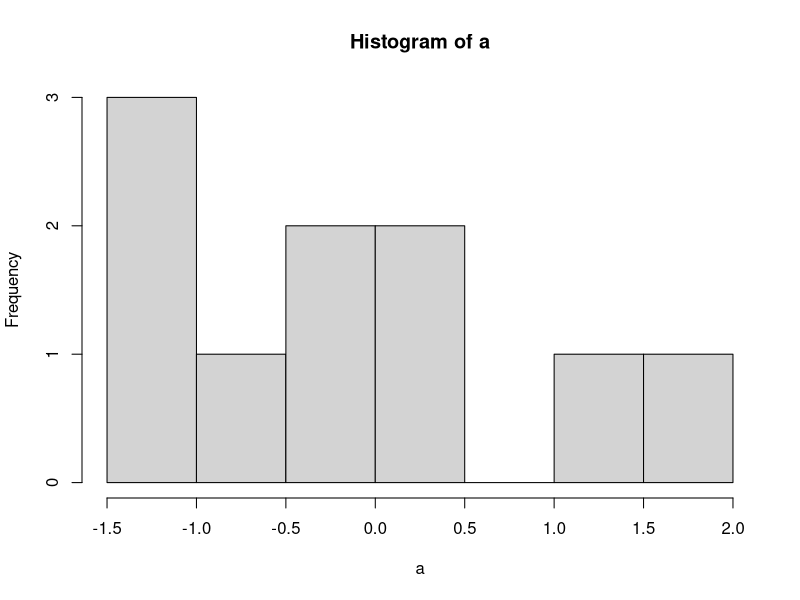

Write the R code that produced this figure. (Note: this script raises an error after producing the figure.)
## ---- chunk 1
options(htmltools.dir.version = FALSE)
## ---- chunk 2
a <- rnorm(10,0,1)
print(a)
## ---- chunk 3
hist(a)
## ---- chunk 4
library(knitr)
knitr::include_graphics("xarimages/puppy.jpg")
